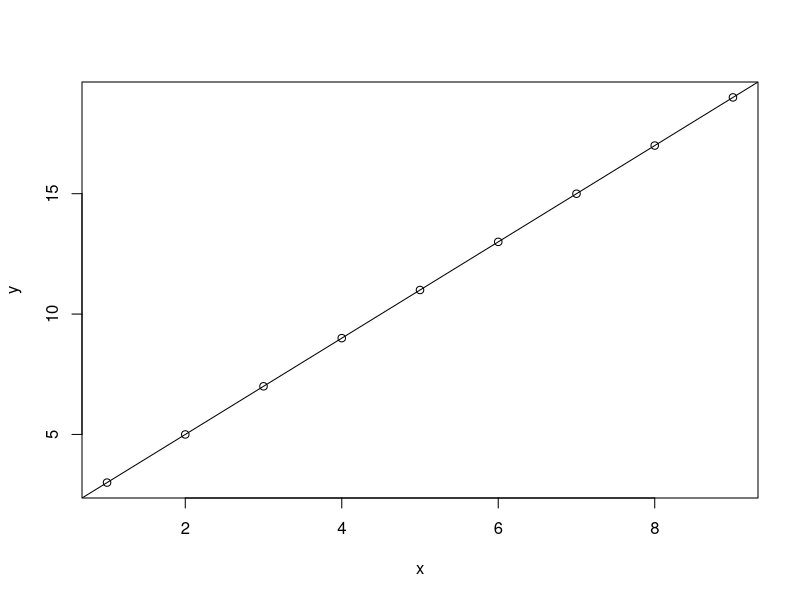
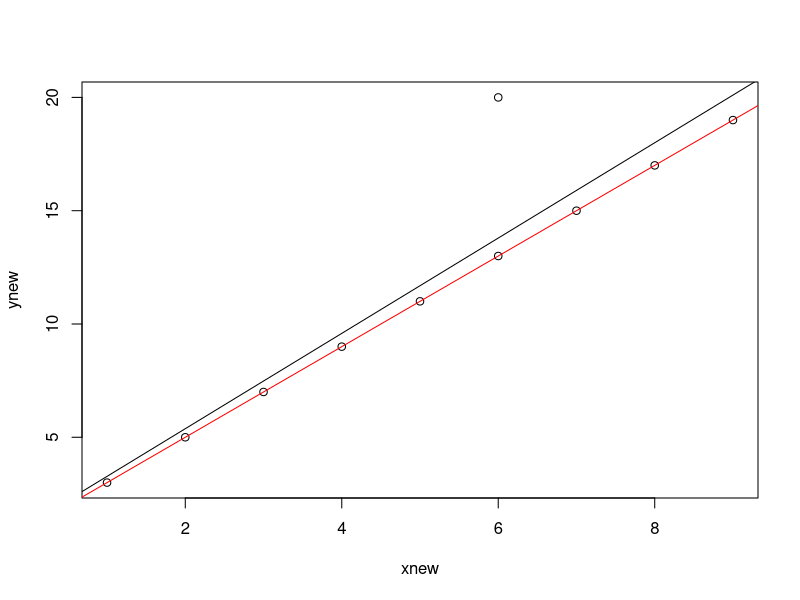
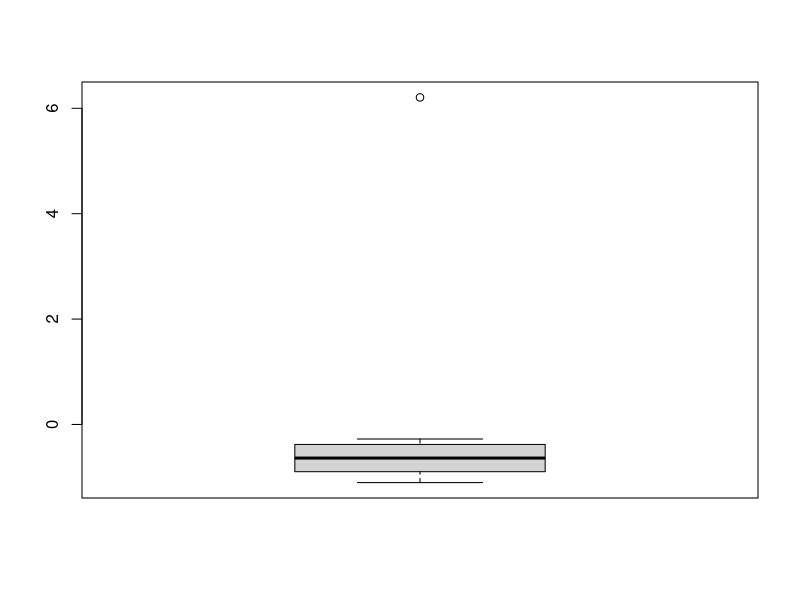
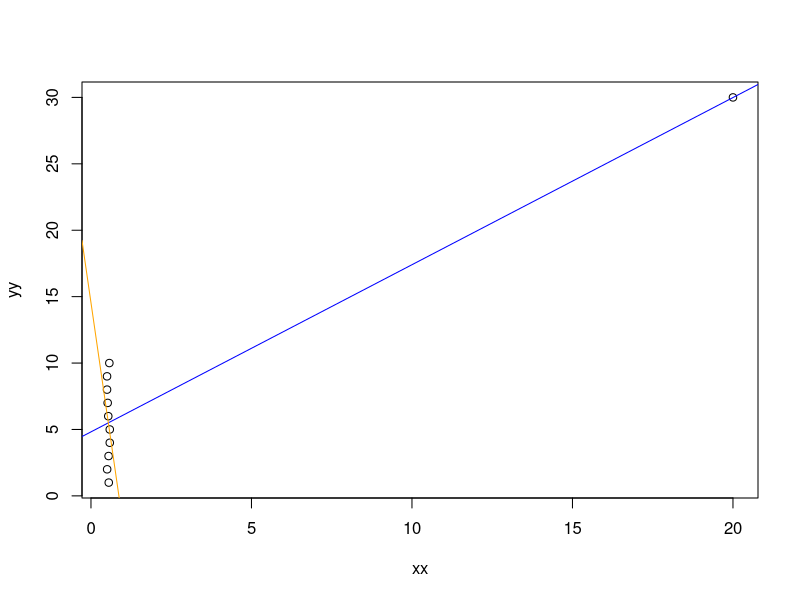

R code for these plots, in order:
#outliers and influential points

#define x
x=1:9
x
#define y
y=2*x+1
y
#scatterplot of x,y
plot(x,y)
#linear model for y vs x
m1=lm(y~x)
m1
#add the model line to the scatterplot
abline(m1)

##add one obs for  x and y
#create xnew
xnew=x
xnew[10]=6
#create ynew
ynew=y
ynew[10]=20
#scatterplot
plot(xnew,ynew)
#model
m2=lm(ynew~xnew)
##add the model with 10 pairs of x,y
abline(m2)
##add the model line without the outlier
abline(m1,col="red")
##residuals
res=residuals(m2)
##to check outliers
boxplot(res)
m1
m2
##define xx and yy
xx=runif(10,0.5,0.6)
xx
xx[11]=20
yy=1:10
yy[11]=30
plot(xx,yy)
m3=lm(yy~xx)
abline(m3,col="blue")
xx=xx[1:10]
yy=yy[1:10]
m4=lm(yy~xx)
abline(m4,col="orange")
